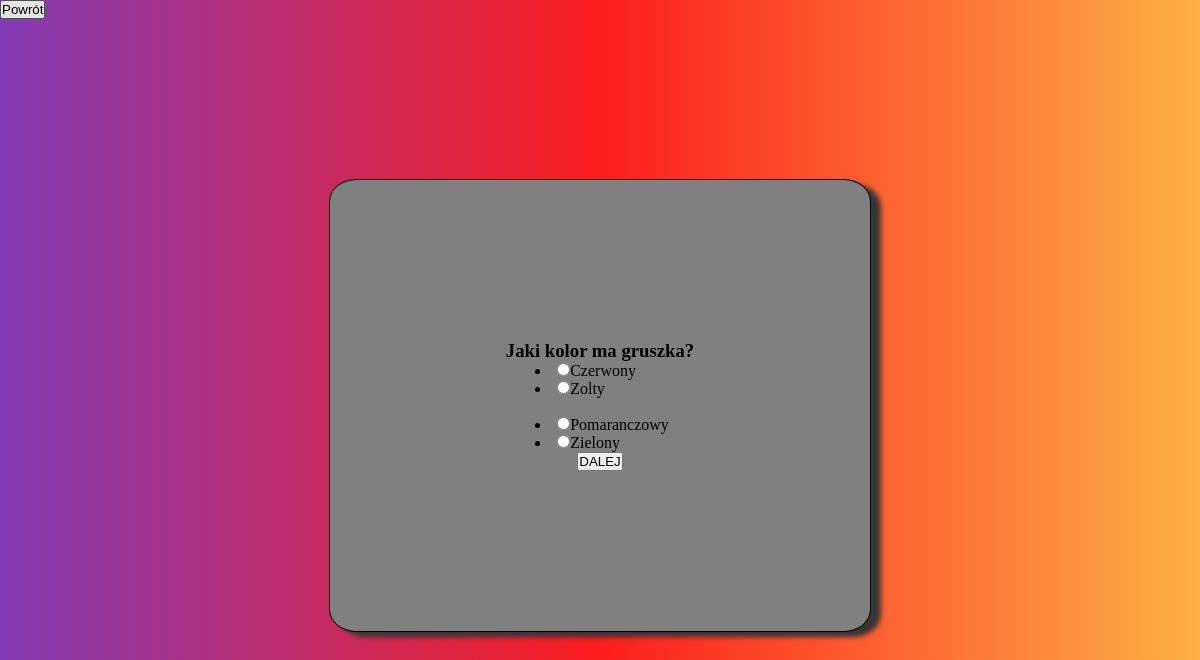
The app's page /pytania/quiz.php, older data.
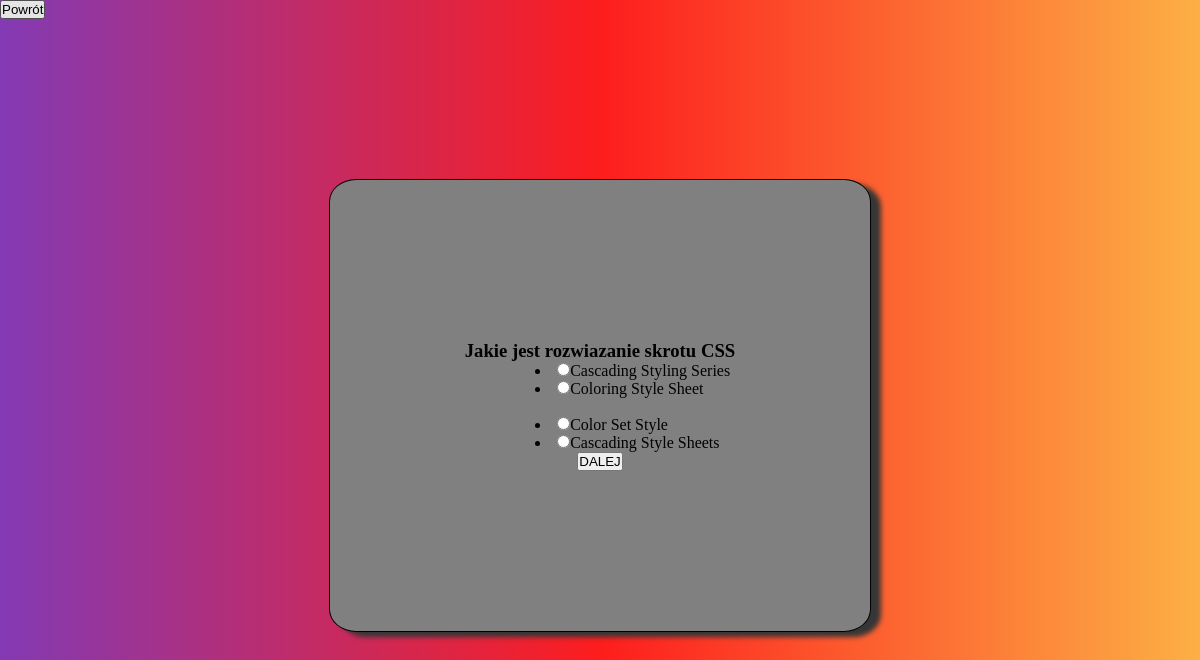
The same page, newer data.
### tables this page shows
CREATE TABLE `kontent` (
  `id` tinyint(4) NOT NULL,
  `pytanie` text NOT NULL,
  `odpZ` text NOT NULL,
  `odpZ2` text NOT NULL,
  `odpZ3` text NOT NULL,
  `odpG` text NOT NULL
);

### pytania/quiz.php (the view, shortened to what this page needs)
<!DOCTYPE html>
<html lang="en">
<head>
    <link rel='stylesheet' href='../styles.css'>
</head>
<body>
<form method="GET">
    <button name="back" value="back">Powrót</button>
    </form>
<?php
        $mysqli = new mysqli("localhost","root","","quiz");
        $sql = "SELECT * FROM kontent";
        $result = $mysqli->query($sql);
        for($i=0;$i<$_SESSION["numer_pytania"];$i++)
            $row = $result->fetch_row();
        echo "<form method='GET'>";
        echo "<div id='kontq'>";
        echo "<h3>".$row[1]."</h3>";
        echo "<div>";
        echo "<li>";
        echo "<input type='radio' id='p1' name='odp' value='{$row[2]}'>";
        echo "<label for='{$row[2]}'>".$row[2]."</label>";
        echo "</li>";
        echo "<li>";
        echo "<input type='radio' id='p2' name='odp' value='{$row[3]}'>";
        echo "<label for='{$row[3]}'>".$row[3]."</label>";
        echo "</li>";
        echo "</div>";
        echo "<div>";
        echo "<br>";
        echo "<li>";
        echo "<input type='radio' id='p3' name='odp' value='{$row[4]}'>";
        echo "<label for='{$row[4]}'>".$row[4]."</label>";
        echo "</li>";
        echo "<li>";
        echo "<input type='radio' id='p4' name='odp' value='{$row[5]}'>";
        echo "<label for='{$row[5]}'>".$row[5]."</label>";
        echo "</li>";
        echo "</div>";
        echo "<div>";
        echo "<button name='next' type='submit' value='sub'>"."DALEJ"."</button>";
        echo "</div>";
        echo "</div>";
    ?>
</body>
</html>

Row changes from the older to the newer data that the page shows:
removed kontent: pytanie "Jaki kolor ma gruszka?", odpZ "Czerwony", odpZ2 "Zolty", odpZ3 "Pomaranczowy", odpG "Zielony"
added kontent: pytanie "Jakie jest rozwiazanie skrotu CSS", odpZ "Cascading Styling Series", odpZ2 "Coloring Style Sheet", odpZ3 "Color Set Style", odpG "Cascading Style Sheets"
